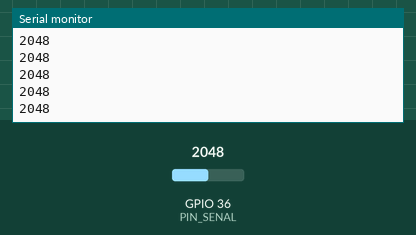
A sketch run on a simulated ESP32. Shown: the last lines printed to the serial monitor. Inputs (shaded band) come from the test bench; at power-on: GPIO 36 (PIN_SENAL) = 2048.

Above: at 1.2 s.
1.3 s: GPIO 36 (PIN_SENAL) set to 2866
At 2.1 s:
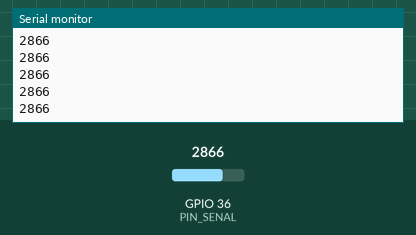
2.8 s: GPIO 36 (PIN_SENAL) set to 3603
At 3.7 s:
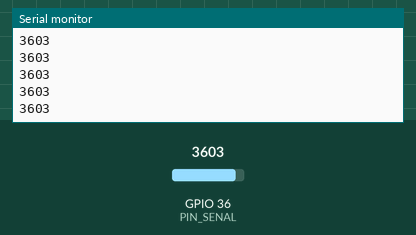
Timing chart, 0 to 5.8 s (numbered marks = the images above; inputs shaded):
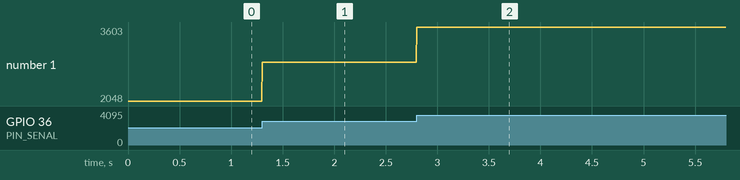

The sketch:

ESP32tag.ino
```cpp
const int PIN_SENAL = A0;

void setup() {
  Serial.begin(115200);
}

void loop() {
  int lectura = analogRead(PIN_SENAL); // 0–1023
  Serial.println(lectura);
  delay(5);
}
```

Measured:
- after the input at 1.3 s, the serial monitor: prints a new line at once (image 1)
- after the input at 2.8 s, the serial monitor: prints a new line at once (image 2)
- plotted number 1: 2048 → 2866 after the input at 1.3 s, 2866 → 3603 after the input at 2.8 s
